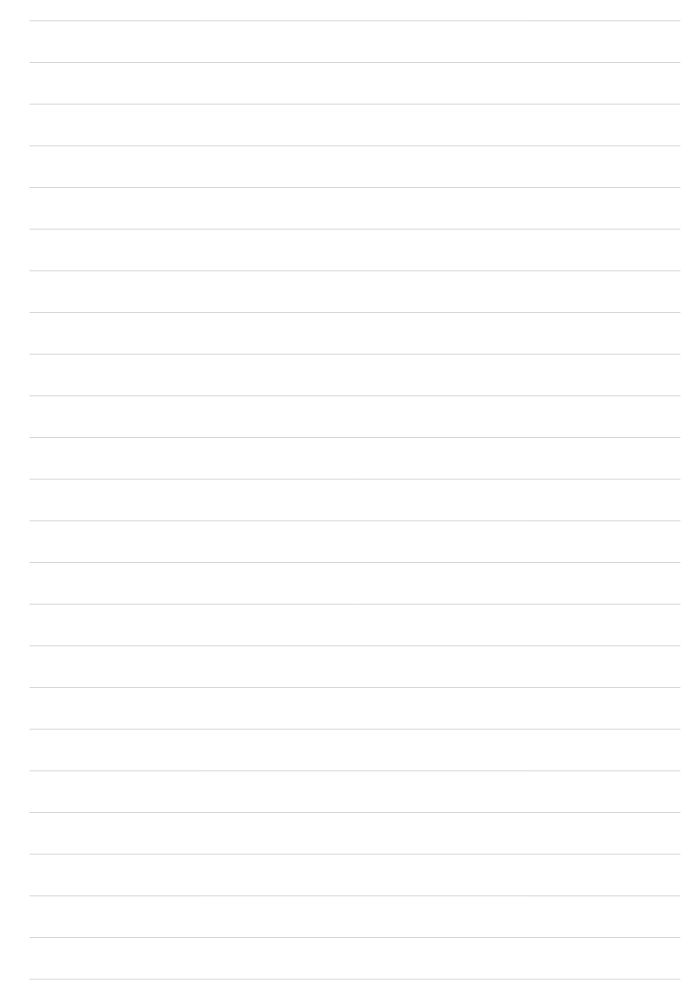
Frame 1 (no input)
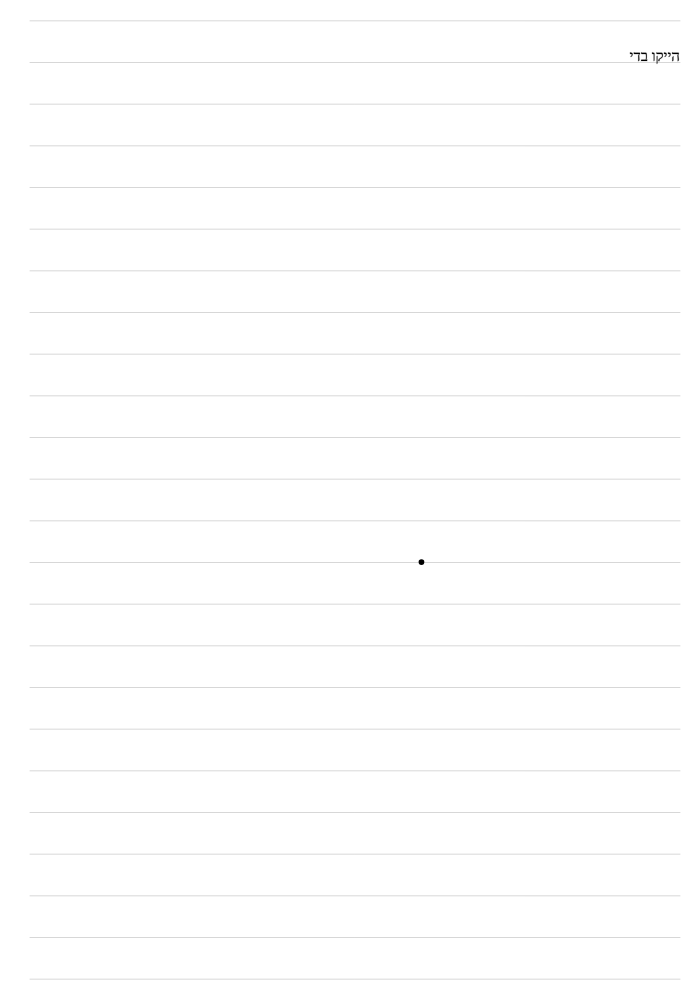
Frame 60 (no input)
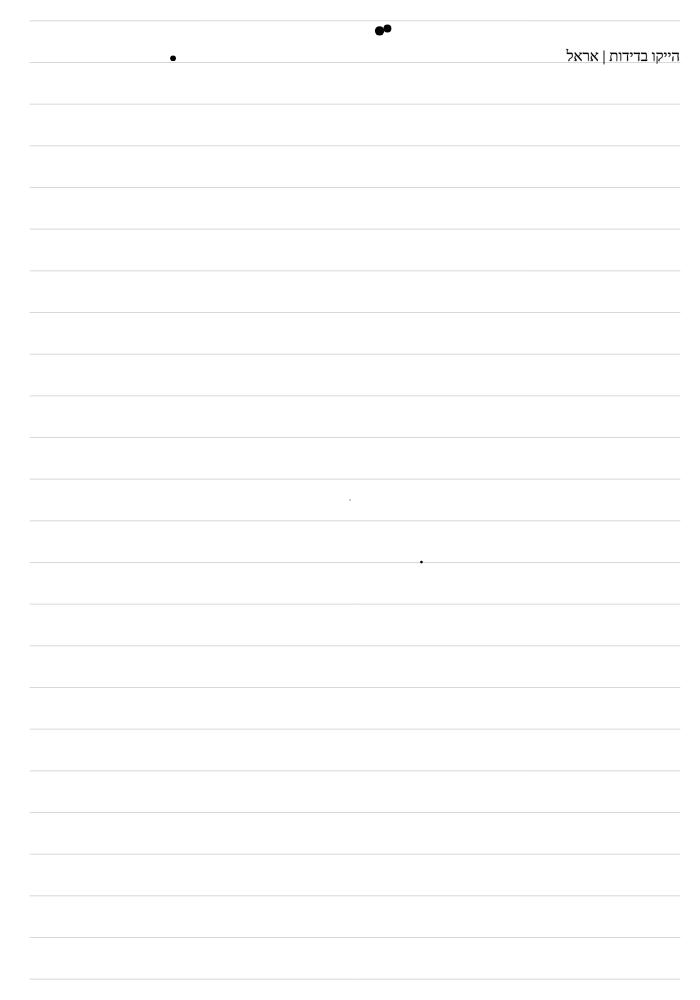
Frame 120 (the mouse pressed at the canvas centre since frame 60)

The p5.js sketch that drew these frames (run headless with seeded random() and noise() and a simulated clock; from frame 60 on, the mouse is pressed at the canvas centre):

// p5.js sketch
// ── sketch.js
let canvasWidth = 700;
let canvasHeight = 1000;
let displayText = "";
let currentChar = 0;
let words =
  "הייקו בדידות | אראל\n \n אֶת בְּדִידוּתֵךְ אַתְ, \nצוֹבַעַת לְאַט לְאַט, \n בגווני אפור.\n \n כשהלבד כָּאן, \n שוֹקֵעַ אִתְךָ וְאַתְ \n אִתוֹ, ודממה.\n \n למשך שעה, \n עמדי לבדך וראי, \n אַתְ שְקוּפָה כְּמוֹ דָם. \n \n וְהַיָם, הַיָם. \n אַתְ סוֹעֶרֶת, הוּא דוֹמֵם. \n כולם מתמזגים \n \n מִלְבַדִך, מֵי עוד \n יַצִילך, חשופת כל \n בּוּשָה, וכלימה. \n";
let dots = [];


function setup() {
  createCanvas(canvasWidth, canvasHeight);
  textFont("gadi");
  textSize(15);
  textLeading(40);
  textAlign(RIGHT, TOP);
  x = 30;
  y = 50;
}

function draw() {
  background("white");
  noFill();
  stroke(0, 100);
  // rect(15, 15, 670, 970);
  stroke(0);
  if (mouseIsPressed == true) {
    line(mouseX, mouseY, pmouseX, pmouseY);
  }

  stroke(0, 40);
  const lineSpacing = height / 24;
  for (let i = 0; i < 30; i++) {
    const y = lineSpacing * (i + 0.5);
    line(30, y, width - 20, y);
  }

  // Write the text
  fill(0);
  text(displayText, x, y, 650, 1000);
  if (frameCount % 6 == 0) {
    if (displayText.length < words.length) {
      displayText += words[displayText.length];
    } else {
      displayText = ""; // Reset the text to repeat
    }
  }

  // Add random dots
  if (random() < 0.05) {
    let x = random(0, width);
    let y = random(0, height);
    let r = random(3, 13);
    dots.push({ x, y, r });
  }

  // Draw dots
  noStroke();
  fill(0);
  for (let i = dots.length - 1; i >= 0; i--) {
    ellipse(dots[i].x, dots[i].y, dots[i].r, dots[i].r);
    dots[i].r -= 0.05;
    if (dots[i].r < 0) {
      dots.splice(i, 1);
    }
  }
}
